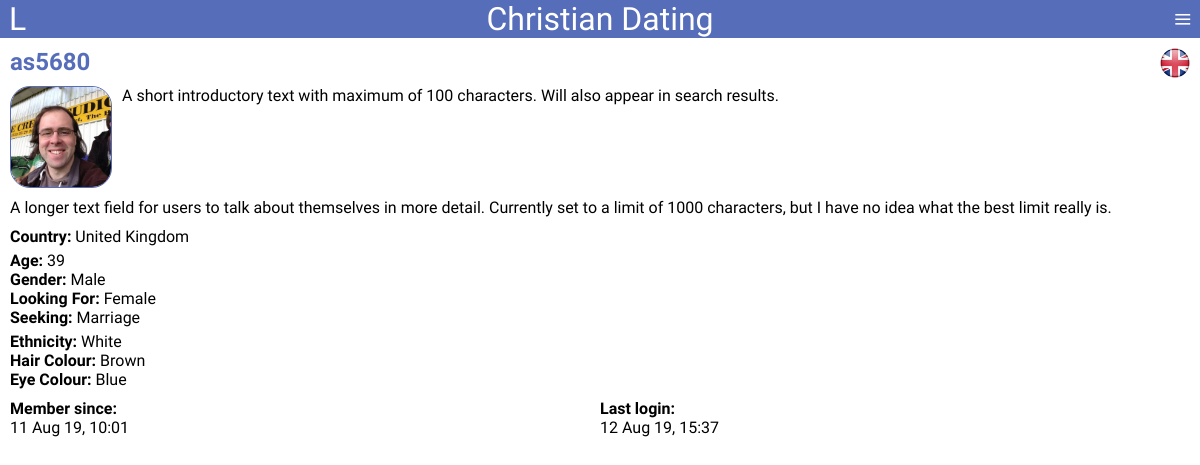
The app's page /profile/2/ (signed in) with its own data.
### users/models.py (models this page shows, shortened)
class User(AbstractUser):
    objects = UserManager()
    email = models.EmailField(unique=True)
    date_of_birth = models.DateField(blank=True, null=True)
    country = models.ForeignKey(Country, related_name='users', on_delete=models.CASCADE)
    city = models.CharField(max_length=50, blank=True, null=True)
    postcode = models.CharField(max_length=10, blank=True, null=True)
    stripe_id = models.CharField(max_length=40, default='', blank=True, null=True)
    subscription_ends = models.DateTimeField(blank=True, null=True)
    subscription_renews = models.BooleanField(default=False)
    subscription_plan = models.CharField(max_length=25, blank=True, null=True)
    ethnicity = models.CharField(max_length=25, choices=ETHNICITY, blank=True, null=True)
    hair = models.CharField(max_length=25, choices=HAIR, blank=True, null=True)
    eyes = models.CharField(max_length=25, choices=EYES, blank=True, null=True)
    gender = models.CharField(max_length=25, choices=GENDER, blank=True, null=True)
    looking_for = models.CharField(max_length=25, choices=GENDER, blank=True, null=True)
    relationship = models.CharField(max_length=25, choices=RELATIONSHIP, blank=True, null=True)
    denomination = models.CharField(max_length=25, choices=DENOMINATION, blank=True, null=True)
    occupation = models.CharField(max_length=50, blank=True, null=True)
    diet = models.CharField(max_length=25, choices=DIET, blank=True, null=True)
    profile_picture = models.ImageField(upload_to="images/users", blank=True, null=True)
    intro = models.TextField(max_length=100, blank=True, null=True)
    text = models.TextField(max_length=1000, blank=True, null=True)

### world/models.py (models this page shows)
class Country(models.Model):
    objects = models.Manager()
    name = models.CharField(max_length=50, unique=True)
    abbreviation = models.CharField(max_length=3, unique=True)
    flag = models.ImageField(upload_to="images/countries", blank=True, null=True)
    class Meta:
        ordering = ['name']
    def __str__(self):
        return self.name

### users/views.py (the view)
# urls.py: path('profile/<int:user_id>/', user_views.view_profile, name='view_profile'),
@login_required(login_url='/login/')
def view_profile(request, user_id):
    profile = get_object_or_404(User, pk=user_id)
    user = request.user
    age = user_age(profile)
    if user.id == profile.id:
        page_name = "Your Profile"
        return redirect('/profile/')
    else:
        page_name = profile.username + "'s Profile"
    return render(request, 'view_profile.html', {
        'profile': profile,
        'page_name': page_name,
        'user': user,
        'age': age,
    })

### users/models.py (called while the page is built)
def user_age(user):
    today = date.today()
    profile = get_object_or_404(User, pk=user.id)
    dob = profile.date_of_birth
    if dob:
        age = today.year - dob.year - ((today.month, today.day) < (dob.month, dob.day))
    else:
        age = "Not Set"
    return age

### users/templates/view_profile.html (shortened to what this page needs)
{% extends "base.html" %}
{% block content %}
    <section id="page-header">
        {% if profile.id == user.id %}
            YOUR PROFILE
        {% else %}
            {{ profile.username }}
        {% endif %}
        <img class="user-flag" src="{{profile.country.flag.url}}" />
    </section>
    <section id="profile-header" class="flex-container">
        <div>
            {% if profile.profile_picture %}
                <img class="profile-picture" alt="{{ profile.username }}" src="{{ profile.profile_picture.url }}" />
            {% endif %}
        </div>
        <div>
            {% if profile.intro %}
                {{ profile.intro }}
            {% endif %}
        </div>
    </section>
    <section id="profile-text">
        {% if profile.text %}
            {{ profile.text }}
        {% endif %}
    </section>
    <section id="profile-info">
        <ul>
            <li>
                <strong>Country:</strong> {{ profile.country }}
            </li>
        </ul>
        <ul>
            <li>
                <strong>Age:</strong> {{ age }}
            </li>
            <li>
                <strong>Gender:</strong>
                {% if profile.gender %}
                    {{ profile.gender }}
                {% else %}
                    Not Set
                {% endif %}
            </li>
            <li>
                <strong>Looking For:</strong>
                {% if profile.looking_for %}
                    {{ profile.looking_for }}
                {% else %}
                    Not Set
                {% endif %}
            </li>
            <li>
                <strong>Seeking:</strong>
                {% if profile.relationship %}
                    {{ profile.relationship }}
                {% else %}
                    Not Set
                {% endif %}
            </li>
        </ul>
        <ul>
            <li>
                <strong>Ethnicity:</strong>
                {% if profile.ethnicity %}
                    {{ profile.ethnicity }}
                {% else %}
                    Not Set
                {% endif %}
            </li>
            <li>
                <strong>Hair Colour:</strong>
                {% if profile.hair %}
                    {{ profile.hair }}
                {% else %}
                    Not Set
                {% endif %}
            </li>
            <li>
                <strong>Eye Colour:</strong>
                {% if profile.eyes %}
                    {{ profile.eyes }}
                {% else %}
                    Not Set
                {% endif %}
            </li>
        </ul>
    </section>
    <section id="user-details" class="flex-container">
        <div class="columns">
            <strong>Member since:</strong><br />
            {{ profile.date_joined|date:'d M y, H:i' }}
        </div>
        <div class="columns">
            <strong>Last login:</strong><br />
            {{ profile.last_login|date:'d M y, H:i' }}
        </div>
    </section>
{% endblock %}

### static/css/default.css (style rules this page uses)
body { font-family: 'Farro', sans-serif; margin: 0; padding: 0; }
.flex-container { display: flex; clear: both; }
.columns { flex: 1; }
#page-header { text-align: left; font-size: 1.5em; font-weight: bold; color: #566dba; }
.user-flag { height: 30px; float: right; }
.profile-picture { height: 100px; width: 100px; border: 1px solid #566dba; overflow: hidden; vertical-align: bottom; border-radius: 20px; margin-right: 10px; object-fit: cover; }
#profile-header { margin: 10px 0; }
#profile-text { margin: 10px 0; text-align: justify; }
#profile-info { margin: 10px 0; }
#profile-info ul { margin: 5px 0 0 0; padding: 0; list-style-type: none; }

### records on screen
User: username "as5680", country.flag (picture), profile_picture (picture), intro "A short introductory text with maximum of 100 characters. Will also appear in search results.", text "A longer text field for users to talk about themselves in more detail. Currently set to a limit of 1000 characters, but I have no idea what the best limit really is.", country "United Kingdom", gender "Male", looking_for "Female", relationship "Marriage", ethnicity "White", hair "Brown", eyes "Blue", date_joined "11 Aug 19, 10:01", last_login "12 Aug 19, 15:37"

### other values on screen
{{ age }} "39"
